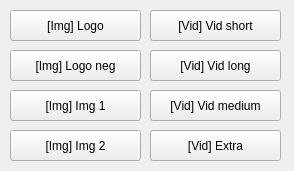
<?xml version="1.0" encoding="UTF-8"?>
<ui version="4.0">
 <class>TestWindow</class>
 <widget class="QMainWindow" name="TestWindow">
  <property name="geometry">
   <rect>
    <x>0</x>
    <y>0</y>
    <width>294</width>
    <height>171</height>
   </rect>
  </property>
  <property name="windowTitle">
   <string>MainWindow</string>
  </property>
  <widget class="QWidget" name="centralwidget">
   <widget class="QPushButton" name="btn_img_logo">
    <property name="geometry">
     <rect>
      <x>10</x>
      <y>10</y>
      <width>131</width>
      <height>31</height>
     </rect>
    </property>
    <property name="text">
     <string>[Img] Logo</string>
    </property>
   </widget>
   <widget class="QPushButton" name="btn_img_logo_neg">
    <property name="geometry">
     <rect>
      <x>10</x>
      <y>50</y>
      <width>131</width>
      <height>31</height>
     </rect>
    </property>
    <property name="text">
     <string>[Img] Logo neg</string>
    </property>
   </widget>
   <widget class="QPushButton" name="btn_img_img1">
    <property name="geometry">
     <rect>
      <x>10</x>
      <y>90</y>
      <width>131</width>
      <height>31</height>
     </rect>
    </property>
    <property name="text">
     <string>[Img] Img 1</string>
    </property>
   </widget>
   <widget class="QPushButton" name="btn_img_img2">
    <property name="geometry">
     <rect>
      <x>10</x>
      <y>130</y>
      <width>131</width>
      <height>31</height>
     </rect>
    </property>
    <property name="text">
     <string>[Img] Img 2</string>
    </property>
   </widget>
   <widget class="QPushButton" name="btn_vid_long">
    <property name="geometry">
     <rect>
      <x>150</x>
      <y>50</y>
      <width>131</width>
      <height>31</height>
     </rect>
    </property>
    <property name="text">
     <string>[Vid] Vid long</string>
    </property>
   </widget>
   <widget class="QPushButton" name="btn_vid_medium">
    <property name="geometry">
     <rect>
      <x>150</x>
      <y>90</y>
      <width>131</width>
      <height>31</height>
     </rect>
    </property>
    <property name="text">
     <string>[Vid] Vid medium</string>
    </property>
   </widget>
   <widget class="QPushButton" name="btn_vid_short">
    <property name="geometry">
     <rect>
      <x>150</x>
      <y>10</y>
      <width>131</width>
      <height>31</height>
     </rect>
    </property>
    <property name="text">
     <string>[Vid] Vid short</string>
    </property>
   </widget>
   <widget class="QPushButton" name="btn_vid_extra">
    <property name="geometry">
     <rect>
      <x>150</x>
      <y>130</y>
      <width>131</width>
      <height>31</height>
     </rect>
    </property>
    <property name="text">
     <string>[Vid] Extra</string>
    </property>
   </widget>
  </widget>
 </widget>
 <resources/>
 <connections/>
</ui>
